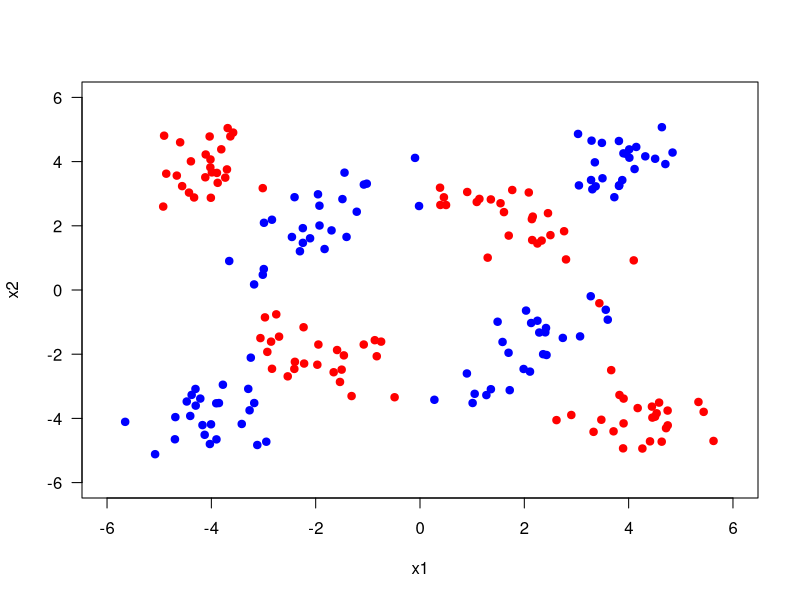

This chart was generated by the following R code:
library(MASS)

set.seed(421)
# mean parameters
class_means <- matrix(c(+2.0, +2.0,
                        -2.0, +2.0,
                        -2.0, -2.0,
                        +2.0, -2.0,
                        -4.0, -4.0,
                        +4.0, +4.0,
                        -4.0, +4.0,
                        +4.0, -4.0), 2, 8)
# covariance parameters
class_covariances <- array(c(+0.8, -0.6, -0.6, +0.8,
                             +0.8, +0.6, +0.6, +0.8,
                             +0.8, -0.6, -0.6, +0.8,
                             +0.8, +0.6, +0.6, +0.8,
                             +0.4, +0.0, +0.0, +0.4,
                             +0.4, +0.0, +0.0, +0.4,
                             +0.4, +0.0, +0.0, +0.4,
                             +0.4, +0.0, +0.0, +0.4), c(2, 2, 8))
# sample sizes
class_sizes <- c(100, 100)

# generate random samples
points1 <- mvrnorm(n = class_sizes[1] / 4, mu = class_means[,1], Sigma = class_covariances[,,1])
points2 <- mvrnorm(n = class_sizes[2] / 4, mu = class_means[,2], Sigma = class_covariances[,,2])
points3 <- mvrnorm(n = class_sizes[1] / 4, mu = class_means[,3], Sigma = class_covariances[,,3])
points4 <- mvrnorm(n = class_sizes[2] / 4, mu = class_means[,4], Sigma = class_covariances[,,4])
points5 <- mvrnorm(n = class_sizes[2] / 4, mu = class_means[,5], Sigma = class_covariances[,,5])
points6 <- mvrnorm(n = class_sizes[2] / 4, mu = class_means[,6], Sigma = class_covariances[,,6])
points7 <- mvrnorm(n = class_sizes[1] / 4, mu = class_means[,7], Sigma = class_covariances[,,7])
points8 <- mvrnorm(n = class_sizes[1] / 4, mu = class_means[,8], Sigma = class_covariances[,,8])
X <- rbind(points1, points3, points7, points8, points2, points4, points5, points6)
colnames(X) <- c("x1", "x2")

# generate corresponding labels
y <- c(rep(1, class_sizes[1]), rep(0, class_sizes[2]))

# write data to a file
write.csv(x = cbind(X, y), file = "lab08_data_set.csv", row.names = FALSE)

# plot data points generated
plot(points1[,1], points1[,2], type = "p", pch = 19, col = "red", las = 1,
     xlim = c(-6, 6), ylim = c(-6, 6),
     xlab = "x1", ylab = "x2")
points(points2[,1], points2[,2], type = "p", pch = 19, col = "blue")
points(points3[,1], points3[,2], type = "p", pch = 19, col = "red")
points(points4[,1], points4[,2], type = "p", pch = 19, col = "blue")
points(points5[,1], points5[,2], type = "p", pch = 19, col = "blue")
points(points6[,1], points6[,2], type = "p", pch = 19, col = "blue")
points(points7[,1], points7[,2], type = "p", pch = 19, col = "red")
points(points8[,1], points8[,2], type = "p", pch = 19, col = "red")
